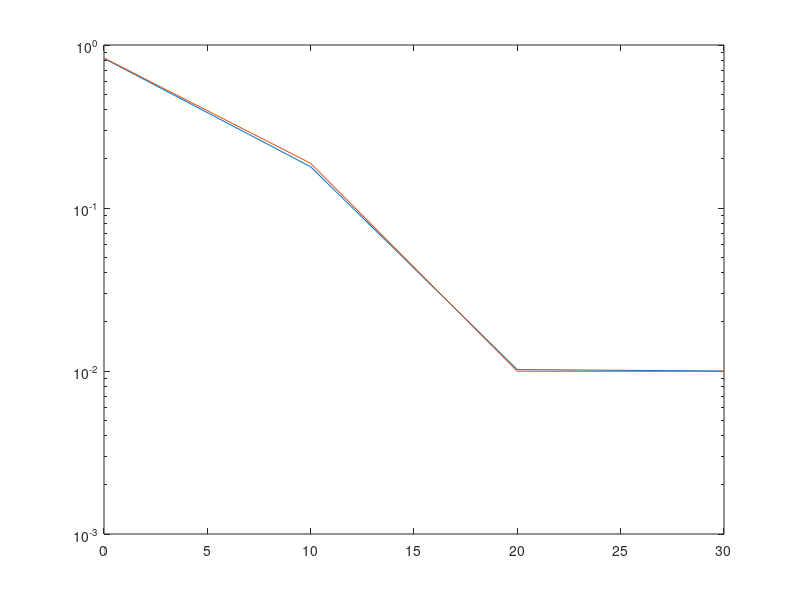

Recreate this plot in MATLAB.
clear all 
 snrdb = [0 :10 : 30]; ct=5000;
 M=10; 
 snr0=10^((20)/10);
 
  R0 = 1; %snr0 = (2^R0-1)/h0;
  Ri=0.2;
   eps0 = (2^R0-1)/snr0;
   
 for k =  1:length(snrdb)
    snr = 10^((snrdb(k))/10);  %snr0 = snr;
    tau = 1;%/snr;         
        
   sum1=0; sum2=0; sum3=0;sum4=0;  
  for ix = 1 :ct       
      h0 = abs(complex(sqrt(0.5)*randn(1,1),sqrt(0.5)*randn(1,1))).^2;
      
     h = abs(complex(sqrt(0.5)*randn(M,1),sqrt(0.5)*randn(M,1))).^2;
     h = sort(h, 'ascend');     
     
     n = sum(sign(h-tau)+1)/2;
     nk(ix)=n;
     if n==0
         xm = 0;
     else
         xm = sum(h(M));%sum(h(M-n+1:M));
     end
     
     Rs = log2(1+xm*snr/(h0*snr0 +1 ));
     
     %use the best
     if (Rs==0|Rs>Ri) & log2(1+h0*snr0)>R0
         sum1 = sum1 +1;
     end
 
     
  
 end
  p1(k) = 1- sum1/ct;
  nkk(k) = mean(nk);
  
    %analytical
    suma1 = 0;
    eps0 = 2^(R0)-1; eps1 = 2^(Ri)-1; 
    for n=1:M
        Q7x =0;
        thetah = max(eps0/snr0, snr/snr0/eps1*tau-1/snr0);
        for p=0:n
             Q7x = Q7x + factorial(n)/factorial(p)/factorial(n-p)*(-1)^(p)*exp(p*tau)...
                 *exp(-p/snr*eps1) *exp(-(1+p/snr*eps1*snr0)*thetah)/(1+p/snr*eps1*snr0);
        end
        if snr/snr0/eps1*tau -1/snr0>eps0/snr0
            Q7 = exp(-thetah) - Q7x + exp(-eps0/snr0) ...
                - exp(- (snr/snr0/eps1*tau - 1/snr0));
        else
            Q7 = exp(-thetah) -  Q7x ;
        end
        suma1 = suma1 + factorial(M)/factorial(n)/factorial(M-n)*exp(-n*tau)*...
            (1-exp(-tau))^(M-n)* Q7;        
    end
    pa(k) = 1-suma1 - (1- exp(-tau))^M*exp(-eps0/snr0);  
    
end
semilogy(snrdb,p1,snrdb,pa)% ,snrdb,  (10.^snrdb/10).^(-1)  )